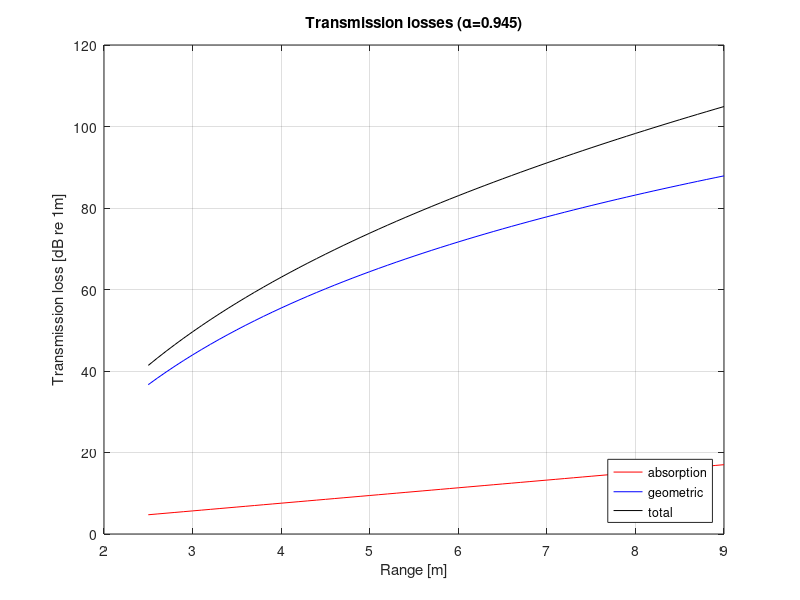

MATLAB code to generate this figure: (Note: this script raises an error after producing the figure.)
%TRANSMISSION_LOSS.M Simple transmission loss model to enhance sonar data.
%
% Note: the sonar image is assumed to contain the output of a matched
% filter. This script modifies the image to take into account transmission
% losses, reducing the intensity of spurious returns.
%
% Pedro Vaz Teixeira, June 2014
% pvt@mit.edu

close all

%% transmission loss model (absorption+geometric)
figure();

% absorption coefficient [dB(re 1m)/ m]
% alpha = 0.9666; % didson/auto
alpha = 0.945;  % 1.8MHz, 10m depth, 15C, ph 8, 35ppt salinity
                % http://resource.npl.co.uk/acoustics/techguides/seaabsorption/

r = 2.5:0.1:9;      %    
h_a = 2*alpha.*r;   % absorption losses
h_g = 20*log(r.^2); % transmission losses

plot(r, h_a, 'r')
hold on
plot(r, h_g, 'b')
plot(r, h_a + h_g, 'k')
legend('absorption', 'geometric', 'total', 'Location', 'Southeast')
ylabel('Transmission loss [dB re 1m]')
xlabel('Range [m]')
title(['Transmission losses (\alpha=',num2str(alpha),')']);

grid on

%% application to didson data
polar_frame = flipud(im2double(imread('./data/frame.bmp')));
figure();
subplot(1,4,1);
imshow(polar_frame);

[cart_frame, ~, ~] = polarToCart(polar_frame, 2.5, 9, 500);
subplot(1,4,2)
imshow(fliplr(cart_frame'))

polar_frame2 = polar_frame;

for i=1:512
    r = 2.5 + (6.5/512)*i;  % not sure these are the values for the test frame
    % unsure about formula - not sure about the intensity scale/value
    polar_frame2(i,:) = (255*polar_frame2(i,:) - (2*alpha*r)*ones(1,96) - 20*log(r^2))./255;
end
subplot(1,4,3)
imshow(polar_frame2)

[cart_frame, ~, ~] = polarToCart(polar_frame2, 2.5, 9, 500);
subplot(1,4,4)
imshow(fliplr(cart_frame'))

%% stand-alone enhancement function test

figure()
eframe = enhance(polar_frame, 2.5,  9);
imshow(eframe)

J = histeq(cart_frame);
figure();
imshow(J);